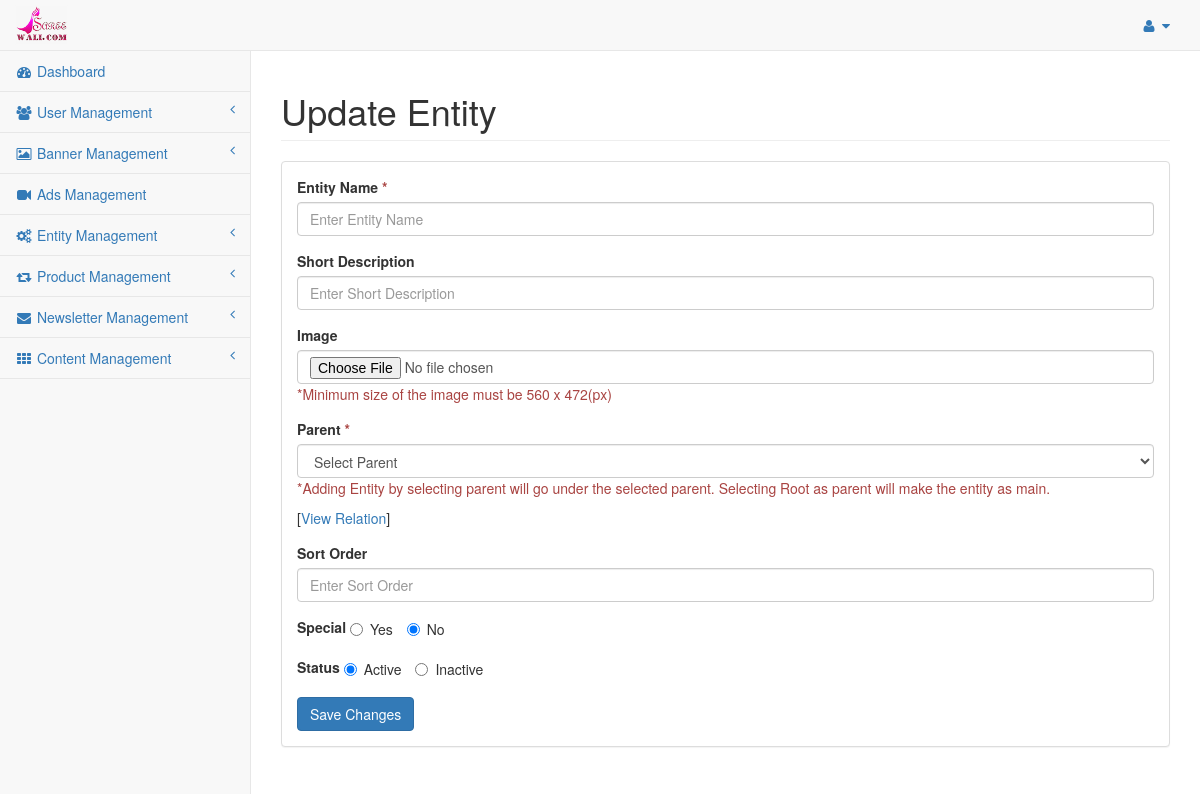
The app's page /admin/entity-edit/dddd, older data.
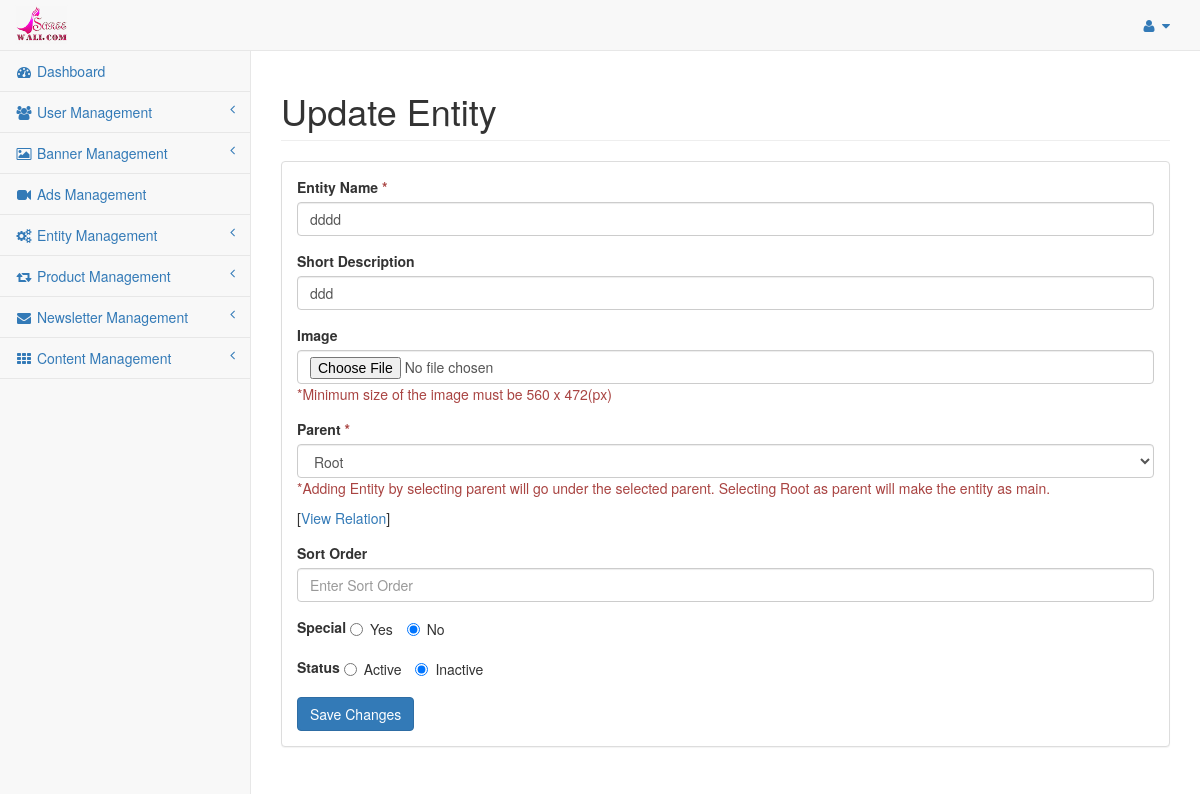
The same page, newer data.
### tables this page shows
CREATE TABLE `saree_entity` (
  `entity_id` int(11) NOT NULL,
  `name` varchar(255) NOT NULL,
  `description` tinytext NOT NULL,
  `image_path` varchar(255) NOT NULL,
  `slug` varchar(255) NOT NULL,
  `level` int(11) NOT NULL,
  `parent_id` int(11) NOT NULL,
  `sort_order` int(11) NOT NULL,
  `is_special` enum('Y','N') NOT NULL DEFAULT 'N',
  `status` enum('Y','N') NOT NULL DEFAULT 'N',
  `date_added` int(11) NOT NULL,
  `date_modified` int(11) NOT NULL
);

### application/controllers/admin/Entity.php (called while the page is built, shortened)
<?php if ( ! defined('BASEPATH')) exit('No direct script access allowed');
class Entity extends CI_Controller{
	public $data = array();
	public function __construct(){
		$this->load->model('entitydata');
		$this->data = $this->defaultdata->getBackendDefaultData();
	}
	public function entity_edit($code){
		if($this->session->userdata('has_error')){
			$this->data['cat_details'] = (object)$this->session->userdata;
		}else{
			$cond['slug'] = $code;
			$cat_details = $this->entitydata->grab_entity($cond);
			$this->data['cat_details'] = $cat_details[0];
		}
		$entity_data = $this->entitydata->grab_entity(array("slug !=" => $code));
		$this->data['entity_data'] = $entity_data;
		$this->load->view('admin/entity_edit', $this->data);
	}
}

### index.php (called while the page is built, shortened)
<?php
require_once BASEPATH.'core/CodeIgniter.php';

### application/models/Entitydata.php (called while the page is built, shortened)
<?php
class Entitydata extends CI_Model {
	public function grab_entity($cond = array(), $like = array(), $limit = array(), $order_by = array()){
		if(!empty($cond)){
			$this->db->where($cond);
		}
		if(!empty($order_by)){
			foreach($order_by as $key => $val){
				$this->db->order_by($key, $val);
			}
		}else{
			$this->db->order_by('date_added','desc');
		}
		$query = $this->db->get(TABLE_ENTITY);
		return $query->result();
	}
}

### application/views/admin/entity_edit.php (the view, shortened to what this page needs)
<?php echo $head;?>
<div id="wrapper">
	<?php echo $header;?>
	<div id="page-wrapper" style="min-height: 325px;">
		<div class="row">
			<div class="col-lg-12">
				<h1 class="page-header">Update Entity</h1>
			</div>
		</div>
		<div class="row">
			<div class="col-lg-12">
				<div class="panel panel-default">
					<div class="panel-body">
						<div class="row">
							<div class="col-lg-12">
								<form action="<?php echo base_url('admin/entity/edit_entity');?>" method="POST" role="form" enctype="multipart/form-data" novalidate>
									<div class="form-group">
										<label class="control-label">Entity Name <span style="color:#a94442;">*</span></label>
										<input class="form-control" type="text" name="name" placeholder="Enter Entity Name" value="<?php if(isset($cat_details->name) && $cat_details->name){echo $cat_details->name;}?>">
									</div>
									<div class="form-group">
										<label class="control-label">Short Description</label>
										<input class="form-control" type="text" name="description" placeholder="Enter Short Description" value="<?php if(isset($cat_details->description) && $cat_details->description){echo $cat_details->description;}?>">
									</div>
									<div class="form-group">
										<label class="control-label">Image</label>
										<input class="form-control" type="file" name="image_path">
										<p class="text-danger">*Minimum size of the image must be 560 x 472(px)</p>
									</div>
									<div class="form-group">
										<label class="control-label">Parent <span style="color:#a94442;">*</span></label>
										<select name="entity_id" class="form-control">
											<option value="">Select Parent</option>
											<?php if(count($entity_data) > 0){ ?>
												<?php foreach($entity_data AS $list) {?>
													<option value="<?php echo $list->entity_id.'||'.$list->level;?>" <?php if($list->entity_id == $cat_details->parent_id){echo 'selected';}?> ><?php echo $list->name;?></option>
												<?php } ?>
											<?php } ?>
										</select>
										<p class="text-danger">*Adding Entity by selecting parent will go under the selected parent. Selecting Root as parent will make the entity as main.</p>[<a id="view_relation" href="javscript:void(0);">View Relation</a>]
									</div>
									<div class="form-group">
										<label class="control-label">Sort Order</label>
										<input class="form-control" type="text" name="sort_order" placeholder="Enter Sort Order" value="<?php if(isset($cat_details->sort_order) && $cat_details->sort_order){echo $cat_details->sort_order;}?>">
									</div>
									<div class="form-group">
										<label class="control-label">Special</label>
										<label class="radio-inline">
											<input type="radio" name="is_special" value="Y" <?php if(isset($cat_details->is_special)){if($cat_details->is_special == 'Y'){echo 'checked';}}?>>Yes
										</label>
										<label class="radio-inline">
											<input type="radio" name="is_special" value="N" <?php if(isset($cat_details->is_special)){if($cat_details->is_special == 'N'){echo 'checked';}}else{echo 'checked';}?>>No
										</label>
									</div>
									<div class="form-group">
										<label class="control-label">Status</label>
										<label class="radio-inline">
											<input type="radio" name="status" value="Y" <?php if(isset($cat_details->status)){if($cat_details->status == 'Y'){echo 'checked';}}else{echo 'checked';}?>>Active
										</label>
										<label class="radio-inline">
											<input type="radio" name="status" value="N" <?php if(isset($cat_details->status)){if($cat_details->status == 'N'){echo 'checked';}}?>>Inactive
										</label>
									</div>
									<button type="submit" class="btn btn-primary">Save Changes</button>
								</form>
							</div>
						</div>
					</div>
				</div>
			</div>
		</div>
	</div>
</div>
<?php echo $footer; ?>

Row changes from the older to the newer data that the page shows:
added saree_entity: name "dddd", description "ddd", entity_id "Root", is_special "☐ Yes", is_special "☑ No", status "☐ Active", status "☑ Inactive"
Text that changed along with them:
form field entity_id: "Select Parent" → (not shown)
form field is_special: "☐ Yes" → (not shown)
form field is_special: "☑ No" → (not shown)
form field status: "☑ Active" → (not shown)
form field status: "☐ Inactive" → (not shown)
